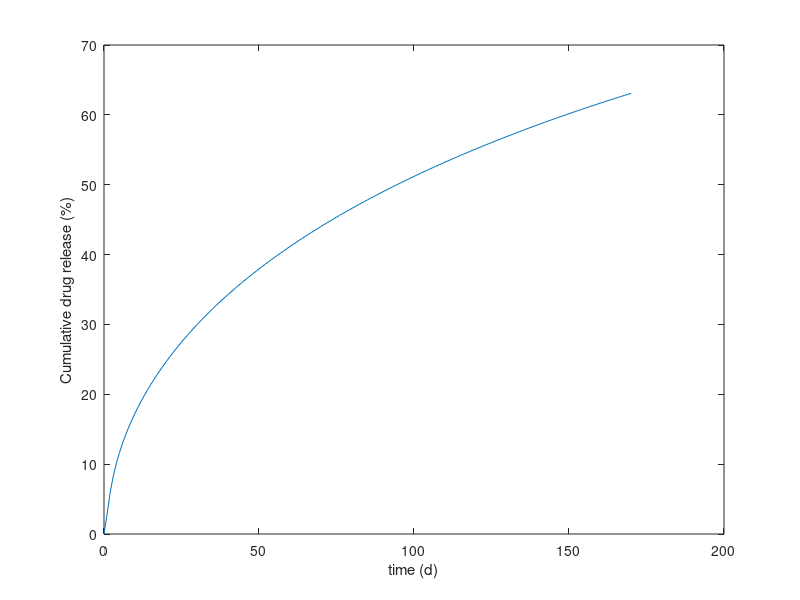

Write the MATLAB code that produced this figure.
clear variables
clc


% Solve for alpha from the given transcendental equation

% Parameters definition
a = (12.7e-4)/2; % Radius of coated particle (cm) from center
b = (10.2e-4)/2; % Radius of matrix (cm) from center
Dm = 1e-15; %cm/s Diffusitivity in matrix (core)
Dc = 1e-13; %cm/s Diffusitivity in coating film (shell)
Dr = Dc/Dm; %Ratio of diffusivities, coating / matrix
l = a/b; % radius ratio
Kb = 1; %Partition coefficient matrix-coating
Ka = 1; %Partition coefficient extraction medium-coating
delta = (a-b)/b; %dimensionless thickness of coating
t = [0:1:170]*86400; %170 d in seconds
tau = Dm*t/b^2; %Dimensionless time (Dm*t/b)

%% Eqn 28 from Lu and Chen, J Control Rel (1993)
% Define the function handle
f = @(alpha) Kb* ( sqrt(Dr).*alpha.*cos(sqrt(Dr).*alpha) ...
    - sin(sqrt(Dr).*alpha)).*sin(delta.*alpha) ...
    + Dr.*sin(sqrt(Dr).*alpha) .* ...
      ((alpha.*cos(delta.*alpha) + sin(delta.*alpha))) ;

% Search range and resolution for sign changes
alpha_min = 0.01; %Avoid trivial solution not starting from 0
alpha_max = 100;
Nscan     = 1000; % high for reliability
alphas    = linspace(alpha_min, alpha_max, Nscan);
vals      = f(alphas);

roots_found = [];

for k = 1:(length(alphas)-1)
    if vals(k) == 0
        roots_found(end+1) = alphas(k);
    elseif vals(k) * vals(k+1) < 0
        % Sign change — refine with fzero
        root = fzero(f, [alphas(k), alphas(k+1)]);
        roots_found(end+1) = root;
    end
end


%% Eqn 29 from Lu and Chen, J Control Rel (1993)
alpha_vals = roots_found;

%Initialize Qn
Qn = zeros(length(alpha_vals),1);

for i = 1:length(alpha_vals)
    alpha = alpha_vals(i);

    term1 = sin(sqrt(Dr)*alpha) * cos(delta*alpha) * (l*Dr - delta*Kb) / (2 * alpha * Dr);
    term2 = sin(sqrt(Dr)*alpha) * sin(delta*alpha) * ((delta + Kb) / 2);
    term3 = cos(sqrt(Dr)*alpha) * cos(delta*alpha) * ((Dr + delta*Kb) / (2 * sqrt(Dr)));
    term4 = cos(sqrt(Dr)*alpha) * sin(delta*alpha) * (sqrt(Dr) / (2 * alpha));

    Qn(i) = -Dr * alpha^2 * (term1 - term2 + term3 + term4);
end


%% Eqn 30a from Lu and Chen, J Control Rel (1993)

% Initialize summation
R = 0;

% === Loop over each term ===
for n = 1:length(alpha_vals)
    alpha     = alpha_vals(n);
    Q     = Qn(n);
    
    term1 = sin(sqrt(Dr)*alpha) - sqrt(Dr)*alpha * cos(sqrt(Dr)*alpha);
    term2 = (1 - exp(-Dr * alpha^2 * tau)) / alpha;
    
    R = R + (term1 / Q) * term2;
end

% Final result
R = 3 * l* R;

%Dimensionalizing time 
t=tau*b*b/Dm;
t=t/86400;

% Terms of cumulative drug release (%)
R=R*100;

%Plotting
plot(t, R)
xlabel('time (d)')
ylabel('Cumulative drug release (%)')
